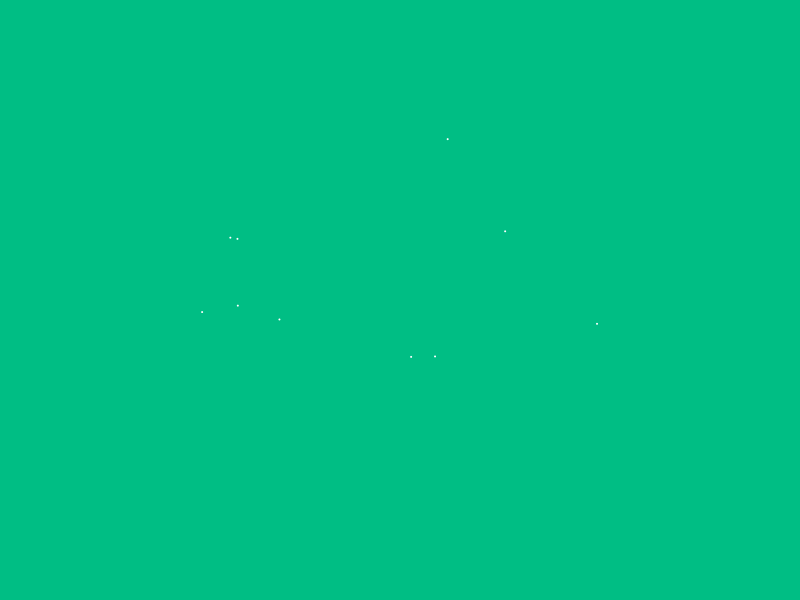
Frame 1 (no input)
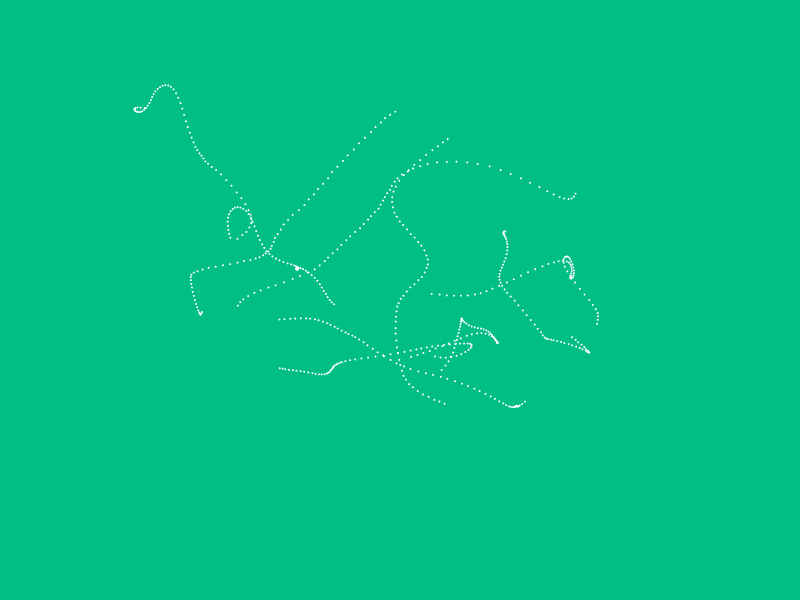
Frame 60 (the mouse pressed at the canvas centre just before this capture)
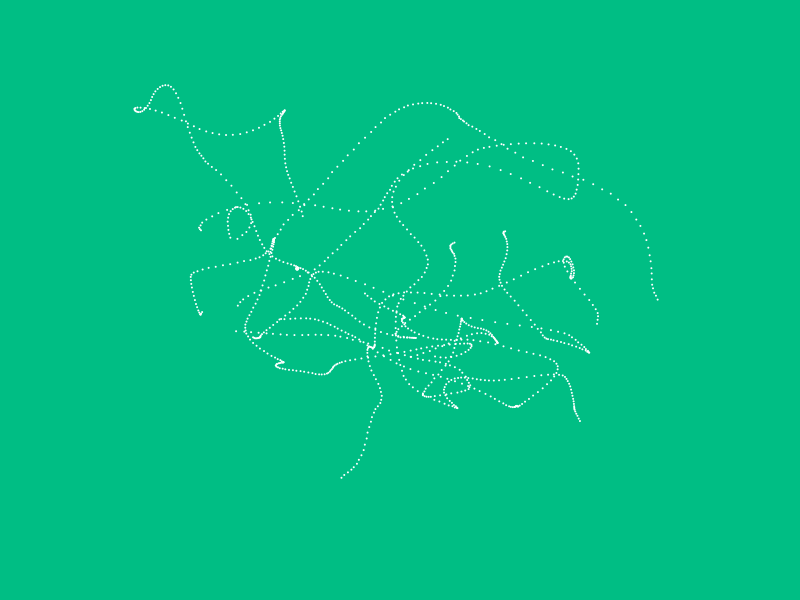
Frame 120 (the mouse held since frame 60 and released just before this capture)

The Processing sketch that drew these frames (run headless with seeded random() and noise(); from frame 60 on, the mouse is pressed at the canvas centre):

// Processing sketch: arrays_walkers_perlin
// ── arrays_walkers_perlin.pde
/**
** Uso de Arrays y clases.
** by #90ED Media Art Studio. 
*/
Walker[] walkers = new Walker[10];



void setup(){
  size(800,600);
  background(0,190,132);
  smooth();
  for(int i = 0; i < walkers.length ; i++){
    walkers[i] = new Walker(); 
  }

}

void draw(){
  for(int i = 0; i < walkers.length; i++){
    walkers[i].update();
    walkers[i].render(); 
  }

}

// ── Walker.pde
class Walker{
   float x,y;
   float xnoise,ynoise;
  
  Walker(){
   x = width/2;
   y = height/2;
   xnoise = random(1000);
   ynoise = random(1000);
   
  }
  void render(){
   noStroke();
   fill(255);
   ellipse(x,y,2,2);
  }
 
 void update(){
    x = map(noise(xnoise),0,1,0,width);
    y = map(noise(ynoise),0,1,0,height);
    
    xnoise += 0.01;
    ynoise += 0.01;
 } 
  
  
}
